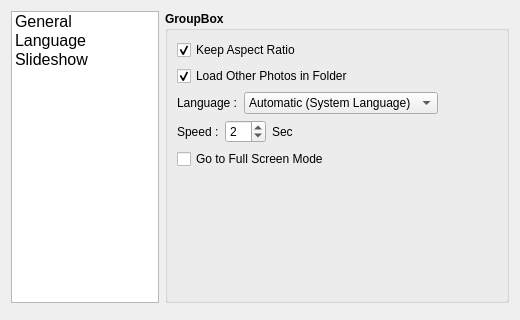
<?xml version="1.0" encoding="UTF-8"?>
<ui version="4.0">
 <class>Options</class>
 <widget class="QDialog" name="Options">
  <property name="geometry">
   <rect>
    <x>0</x>
    <y>0</y>
    <width>520</width>
    <height>320</height>
   </rect>
  </property>
  <property name="minimumSize">
   <size>
    <width>520</width>
    <height>320</height>
   </size>
  </property>
  <property name="windowTitle">
   <string>Options</string>
  </property>
  <property name="windowIcon">
   <iconset resource="apresource.qrc">
    <normaloff>:/Icons/Icons/Options.png</normaloff>:/Icons/Icons/Options.png</iconset>
  </property>
  <layout class="QGridLayout" name="gridLayout_2">
   <item row="0" column="1">
    <widget class="QGroupBox" name="OptionGroupBox">
     <property name="font">
      <font>
       <weight>75</weight>
       <bold>true</bold>
      </font>
     </property>
     <property name="title">
      <string notr="true">GroupBox</string>
     </property>
     <layout class="QGridLayout" name="gridLayout">
      <item row="0" column="0">
       <widget class="QCheckBox" name="KeepAspectRatioCheckBox">
        <property name="font">
         <font>
          <weight>50</weight>
          <bold>false</bold>
         </font>
        </property>
        <property name="text">
         <string>Keep Aspect Ratio</string>
        </property>
        <property name="checkable">
         <bool>true</bool>
        </property>
        <property name="checked">
         <bool>true</bool>
        </property>
       </widget>
      </item>
      <item row="4" column="0">
       <widget class="QCheckBox" name="slsFullscreen">
        <property name="font">
         <font>
          <weight>50</weight>
          <bold>false</bold>
         </font>
        </property>
        <property name="text">
         <string>Go to Full Screen Mode</string>
        </property>
       </widget>
      </item>
      <item row="1" column="0">
       <widget class="QCheckBox" name="LoadPhotosFolder">
        <property name="font">
         <font>
          <weight>50</weight>
          <bold>false</bold>
         </font>
        </property>
        <property name="text">
         <string>Load Other Photos in Folder</string>
        </property>
        <property name="checked">
         <bool>true</bool>
        </property>
       </widget>
      </item>
      <item row="2" column="0">
       <layout class="QHBoxLayout" name="horizontalLayout_4">
        <item>
         <widget class="QLabel" name="LanguageLabel">
          <property name="font">
           <font>
            <weight>50</weight>
            <bold>false</bold>
           </font>
          </property>
          <property name="text">
           <string>Language :</string>
          </property>
         </widget>
        </item>
        <item>
         <widget class="QComboBox" name="LanguageComboBox">
          <property name="font">
           <font>
            <weight>50</weight>
            <bold>false</bold>
           </font>
          </property>
          <item>
           <property name="text">
            <string>Automatic (System Language)</string>
           </property>
          </item>
          <item>
           <property name="text">
            <string>English</string>
           </property>
          </item>
          <item>
           <property name="text">
            <string>Persian</string>
           </property>
          </item>
          <item>
           <property name="text">
            <string>Spanish</string>
           </property>
          </item>
          <item>
           <property name="text">
            <string>Traditional Chinese</string>
           </property>
          </item>
         </widget>
        </item>
        <item>
         <spacer name="horizontalSpacer_4">
          <property name="orientation">
           <enum>Qt::Horizontal</enum>
          </property>
          <property name="sizeHint" stdset="0">
           <size>
            <width>0</width>
            <height>0</height>
           </size>
          </property>
         </spacer>
        </item>
       </layout>
      </item>
      <item row="3" column="0">
       <layout class="QHBoxLayout" name="horizontalLayout_2">
        <item>
         <widget class="QLabel" name="SppedLabel">
          <property name="font">
           <font>
            <weight>50</weight>
            <bold>false</bold>
           </font>
          </property>
          <property name="text">
           <string>Speed :</string>
          </property>
         </widget>
        </item>
        <item>
         <widget class="QSpinBox" name="slideshowSpeed">
          <property name="font">
           <font>
            <weight>50</weight>
            <bold>false</bold>
           </font>
          </property>
          <property name="minimum">
           <number>1</number>
          </property>
          <property name="value">
           <number>2</number>
          </property>
         </widget>
        </item>
        <item>
         <widget class="QLabel" name="SecLabel">
          <property name="font">
           <font>
            <weight>50</weight>
            <bold>false</bold>
           </font>
          </property>
          <property name="text">
           <string>Sec</string>
          </property>
         </widget>
        </item>
        <item>
         <spacer name="horizontalSpacer_3">
          <property name="orientation">
           <enum>Qt::Horizontal</enum>
          </property>
          <property name="sizeHint" stdset="0">
           <size>
            <width>0</width>
            <height>0</height>
           </size>
          </property>
         </spacer>
        </item>
       </layout>
      </item>
      <item row="5" column="0">
       <spacer name="verticalSpacer">
        <property name="orientation">
         <enum>Qt::Vertical</enum>
        </property>
        <property name="sizeHint" stdset="0">
         <size>
          <width>20</width>
          <height>49</height>
         </size>
        </property>
       </spacer>
      </item>
     </layout>
    </widget>
   </item>
   <item row="1" column="0" colspan="2">
    <widget class="QDialogButtonBox" name="OptionButtonBox"/>
   </item>
   <item row="0" column="0">
    <widget class="QListWidget" name="listWidgetOption">
     <property name="sizePolicy">
      <sizepolicy hsizetype="Fixed" vsizetype="Expanding">
       <horstretch>0</horstretch>
       <verstretch>0</verstretch>
      </sizepolicy>
     </property>
     <property name="minimumSize">
      <size>
       <width>148</width>
       <height>0</height>
      </size>
     </property>
     <property name="maximumSize">
      <size>
       <width>148</width>
       <height>16777215</height>
      </size>
     </property>
     <property name="iconSize">
      <size>
       <width>30</width>
       <height>30</height>
      </size>
     </property>
     <item>
      <property name="text">
       <string>General</string>
      </property>
      <property name="font">
       <font>
        <pointsize>12</pointsize>
       </font>
      </property>
      <property name="icon">
       <iconset resource="apresource.qrc">
        <normaloff>:/Icons/Icons/Options.png</normaloff>:/Icons/Icons/Options.png</iconset>
      </property>
     </item>
     <item>
      <property name="text">
       <string>Language</string>
      </property>
      <property name="font">
       <font>
        <pointsize>12</pointsize>
       </font>
      </property>
      <property name="icon">
       <iconset resource="apresource.qrc">
        <normaloff>:/Icons/Icons/language.png</normaloff>:/Icons/Icons/language.png</iconset>
      </property>
     </item>
     <item>
      <property name="text">
       <string>Slideshow</string>
      </property>
      <property name="font">
       <font>
        <pointsize>12</pointsize>
       </font>
      </property>
      <property name="icon">
       <iconset resource="apresource.qrc">
        <normaloff>:/Icons/Icons/Slideshow Start.png</normaloff>:/Icons/Icons/Slideshow Start.png</iconset>
      </property>
     </item>
    </widget>
   </item>
  </layout>
  <zorder>OptionButtonBox</zorder>
  <zorder>listWidgetOption</zorder>
  <zorder>OptionGroupBox</zorder>
 </widget>
 <tabstops>
  <tabstop>listWidgetOption</tabstop>
  <tabstop>KeepAspectRatioCheckBox</tabstop>
  <tabstop>LoadPhotosFolder</tabstop>
  <tabstop>LanguageComboBox</tabstop>
  <tabstop>slideshowSpeed</tabstop>
  <tabstop>slsFullscreen</tabstop>
 </tabstops>
 <resources>
  <include location="apresource.qrc"/>
 </resources>
 <connections/>
</ui>
